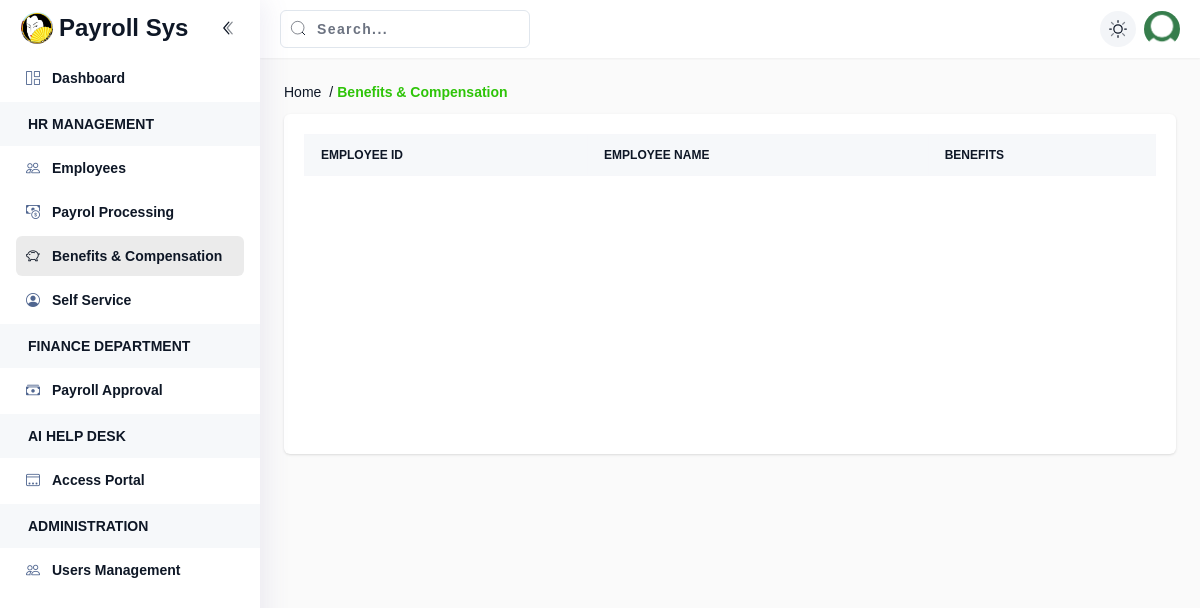
The app's page /benefits-compensation (signed in), older data.
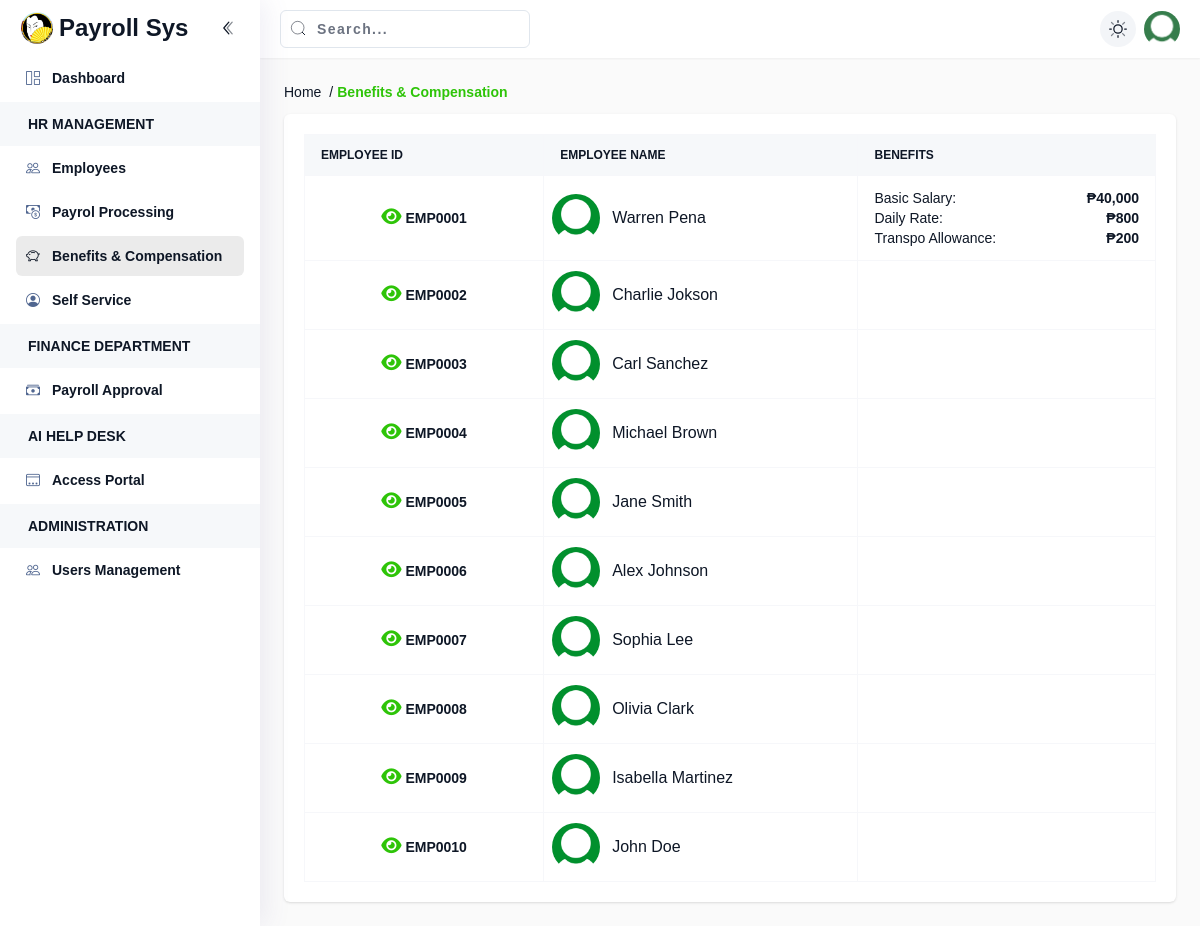
The same page, newer data.
### tables this page shows
CREATE TABLE `employees` (
  `id` int NOT NULL,
  `employee_id` char(30) NOT NULL,
  `firstname` varchar(25) DEFAULT NULL,
  `lastname` varchar(25) DEFAULT NULL,
  `profile` varchar(50) DEFAULT NULL,
  `email` varchar(50) DEFAULT NULL,
  `contact` varchar(15) DEFAULT NULL,
  `position` varchar(30) DEFAULT NULL,
  `birthdate` date DEFAULT NULL,
  `gender` varchar(10) DEFAULT NULL,
  `civil_status` varchar(10) DEFAULT NULL,
  `address` text,
  `sss` varchar(20) DEFAULT NULL,
  `tin` varchar(20) DEFAULT NULL,
  `philhealth` varchar(20) DEFAULT NULL,
  `pagibig` varchar(20) DEFAULT NULL,
  `status` varchar(25) DEFAULT NULL,
  `approved` tinyint(1) DEFAULT NULL,
  `created_at` datetime DEFAULT NULL,
  `updated_at` datetime DEFAULT NULL,
  `registered_at` datetime DEFAULT NULL
);

CREATE TABLE `benefits_compensation` (
  `id` int NOT NULL,
  `employee_id` char(30) NOT NULL,
  `type` varchar(30) NOT NULL,
  `amount` decimal(10,2) NOT NULL,
  `remark` varchar(30) NOT NULL,
  `created_at` datetime NOT NULL,
  `updated_at` datetime DEFAULT NULL,
  `updated_by` char(50) NOT NULL
);

### page/Benefits-compensation.php (called while the page is built)
<?php
    ViewPage("benefits", "list");
?>

### app/core/connection.php (called while the page is built)
<?php
return [
    "DB_HOST" => 'localhost',
    "DB_USER" => 'root',
    "DB_PASSWORD" => '',
    "DB_NAME" => 'payroll'
];

### app/core/database.php (called while the page is built, shortened)
<?php
class Database
{
	public $DB;
    private $DB_HOST;
    private $DB_USER;
    private $DB_PASSWORD;
    private $DB_NAME;
    function __construct()
    {
        $connection = include __DIR__ . '/connection.php';
        $this->DB_HOST = $connection['DB_HOST'] ?? 'localhost';
        $this->DB_USER = $connection['DB_USER'] ?? 'root';
        $this->DB_PASSWORD = $connection['DB_PASSWORD'] ?? '';
        $this->DB_NAME = $connection['DB_NAME'] ?? '';
    }
	public function DB_CONNECTION()
	{
        try{
            $this->DB = new mysqli($this->DB_HOST, $this->DB_USER, $this->DB_PASSWORD, $this->DB_NAME);
        }catch(Exception $e){
            die('
                <!DOCTYPE html>
                <html lang="en">
                    <head>
                        <meta charset="UTF-8">
                        <meta name="viewport" content="width=device-width, initial-scale=1.0">
                        <title>Application Error</title>
                        <link rel="stylesheet" href="https://cdn.jsdelivr.net/npm/bootstrap@5.3.0/dist/css/bootstrap.min.css">
                    </head>
                    <body class="min-vh-100 d-flex align-items-center">
                        <div class="container text-center">
                            <div class="row justify-content-center">
                                <div class="col-md-6">
                                    <p class="lead">Something went wrong</p>
                                    <p class="mb-1 small">We\'re sorry, but an unexpected error occurred.</p>
                                    <code>'.$e->getMessage().'</code>
                                </div>
                            </div>
                        </div>
                    </body>
                </html>
            ');
        }
	}
	public function SELECT($table, $fields = '*', $options = '')
	{
		$query = "SELECT {$fields} FROM {$table} {$options} ";
		$result = $this->DB->query($query) or die("Cannot execute SELECT command: " . $this->DB->error);
		$data = $result->fetch_all(MYSQLI_ASSOC);
		return $data;
	}
	public function SELECT_WHERE($table, $fields, $where, $options = '')
	{
		$condition = "";
		foreach ($where as $key => $value) {
			$condition .= $key . " = '" . $value . "' AND ";
		}
		$condition = substr($condition, 0, -5);
		$query = "SELECT {$fields} FROM {$table} WHERE {$condition} {$options}";
		$result = $this->DB->query($query) or die("Cannot execute SELECT_WHERE command: " . $this->DB->error);
		$data = $result->fetch_all(MYSQLI_ASSOC);
		return $data;
	}
}

### app/init.php (called while the page is built, shortened)
<?php
require_once("core/utils.php");
require_once("core/database.php");
$DB = new Database();

### app/core/utils.php (called while the page is built, shortened)
<?php
function ROUTE($path){
	return DOMAIN ."/". $path;
}
function PESO($int, $decimal = 0){
    if($decimal == 0){
        return '₱'.number_format($int);
    }else{
        return '₱'.number_format($int, $decimal);
    }
}

### page/benefits/List.php (the view, shortened to what the rows shown need)
<?php
    $employees = $DB->SELECT("employees", "*", "ORDER BY created_at DESC");
?>
<div class="page-content">
    <div class="panel h-full flex-col">
        <div class="table-responsive  min-h-[400px] grow overflow-y-auto sm:min-h-[300px]">
            <table id="dataTable" class="table-bordered table-hover">
                <thead class="bg-gray-50">
                    <tr>
                        <th class="uppercase text-xs">Employee ID</th>
                        <th class="uppercase text-xs">Employee Name</th>
                        <th class="uppercase text-xs">Benefits</th>
                    </tr>
                </thead>
                <tbody>
                    <?php foreach ($employees as $employee){
                        $compensation = $DB->SELECT_WHERE("benefits_compensation", "*", ["employee_id" => $employee['employee_id']]);
                    ?>
                        <tr>
                            <td class="px-6 py-4">
                                <div class="flex justify-center items-center gap-3">
                                    <a href="<?=ROUTE('benefits-compensation/details?emp_id='.$employee['employee_id'])?>" x-tooltip="Details" class="p-2">
                                        <i class="fa fa-eye text-lg text-primary"></i> <b><?=$employee['employee_id']?></b>
                                    </a>
                                </div>
                            </td>
                            <td class="p-2 lg:p-4">
                                <div class="flex flex-col sm:flex-row items-center gap-3">
                                    <div class="w-12 h-12 min-w-12 shrink-0">
                                        <img class="w-full h-full rounded-full object-cover" src="<?=DOMAIN?>/upload/profile/default.png" alt="Profile" />
                                    </div>
                                    <div class="text-sm sm:text-base text-center sm:text-left break-words max-w-[200px]">
                                        <?= $employee['firstname'] . ' ' . $employee['lastname'] ?>
                                    </div>
                                </div>
                            </td>
                            <td>
                                <?php
                                    foreach ($compensation as $other) {
                                        ?>
                                            <div class="flex justify-between">
                                                <div><?=$other['type']?>:</div>
                                                <div class="font-bold"><?=PESO($other['amount'])?></div>
                                            </div>
                                        <?php
                                    }
                                ?>
                            </td>
                        </tr>
                    <?php } ?>
                </tbody>
            </table>
        </div>
    </div>
</div>

Row changes from the older to the newer data that the page shows:
added employees: employee "EMP0001", firstname "Warren", lastname "Pena"
added benefits_compensation: type "Basic Salary", amount "₱40,000"
added benefits_compensation: type "Daily Rate", amount "₱800"
added benefits_compensation: type "Transpo Allowance", amount "₱200"
added employees: employee "EMP0002", firstname "Charlie", lastname "Jokson"
added employees: employee "EMP0003", firstname "Carl", lastname "Sanchez"
added employees: employee "EMP0004", firstname "Michael", lastname "Brown"
added employees: employee "EMP0005", firstname "Jane", lastname "Smith"
added employees: employee "EMP0006", firstname "Alex", lastname "Johnson"
added employees: employee "EMP0007", firstname "Sophia", lastname "Lee"
added employees: employee "EMP0008", firstname "Olivia", lastname "Clark"
added employees: employee "EMP0009", firstname "Isabella", lastname "Martinez"
added employees: employee "EMP0010", firstname "John", lastname "Doe"
